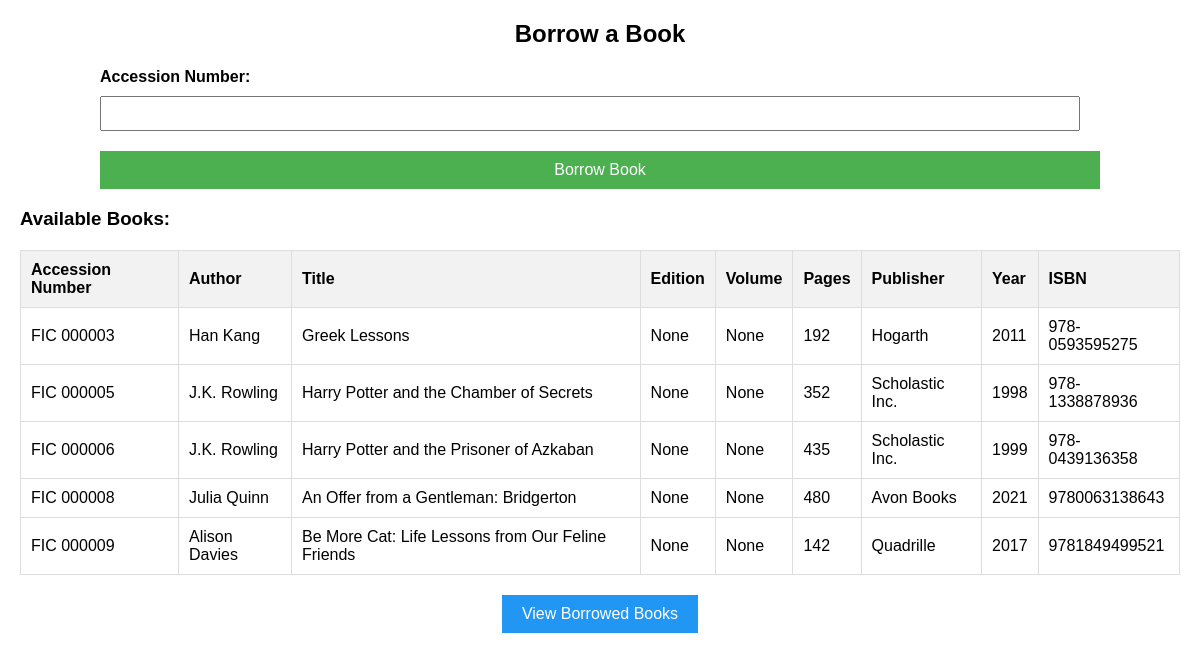
The page / on the database its author committed.
### libapp/models.py (models this page shows, shortened)
class Book(models.Model):
    ACCESSION_NUMBER_CHOICES = [
        ('borrowed', 'Borrowed'),
        ('available', 'Available'),
        ('returned', 'Returned'),
    ]
    accession_number = models.CharField(max_length=20, unique=True)
    author = models.CharField(max_length=100)
    title = models.CharField(max_length=200)
    edition = models.CharField(max_length=100, null=True, blank=True)
    volume = models.IntegerField(null=True, blank=True)
    pages = models.IntegerField(null=True, blank=True)
    publisher = models.CharField(max_length=100)
    year = models.IntegerField()
    isbn = models.CharField(max_length=20, unique=True)
    date_borrowed = models.DateTimeField(null=True, blank=True)
    days_remaining = models.IntegerField(default=5)
    status = models.CharField(max_length=10, choices=ACCESSION_NUMBER_CHOICES, default='available')

### libapp/views.py (the view, shortened to what this page needs)
# urls.py: path('', views.borrow_book, name='borrow book'),
def borrow_book(request):
    available_books = Book.objects.filter(status='available')
    return render(request, 'libapp/borrow_book.html', {'available_books': available_books})

### libapp/templates/libapp/borrow_book.html (shortened to what this page needs)
<!DOCTYPE html>
<html lang="en">
<head>
</head>
<body>
<div class="form-container">
    <h2>Borrow a Book</h2>
    <form method="post">
        <div class="form-group">
            <label for="accession_number">Accession Number:</label>
            <input type="text" id="accession_number" name="accession_number" required>
        </div>
        <button type="submit" class="btn">Borrow Book</button>
    </form>
</div>
<div>
    {% if available_books %}
        <h3>Available Books:</h3>
        <table>
            <thead>
                <tr>
                    <th>Accession Number</th>
                    <th>Author</th>
                    <th>Title</th>
                    <th>Edition</th>
                    <th>Volume</th>
                    <th>Pages</th>
                    <th>Publisher</th>
                    <th>Year</th>
                    <th>ISBN</th>
                </tr>
            </thead>
            <tbody>
                {% for book in available_books %}
                    <tr>
                        <td>{{book.accession_number}}</td>
                        <td>{{ book.author }}</td>
                        <td>{{ book.title }}</td>
                        <td>{{ book.edition }}</td>
                        <td>{{ book.volume }}</td>
                        <td>{{ book.pages }}</td>
                        <td>{{ book.publisher }}</td>
                        <td>{{ book.year }}</td>
                        <td>{{ book.isbn }}</td>
                    </tr>
                {% endfor %}
            </tbody>
        </table>
    {% else %}
        <p>No books available at the moment.</p>
    {% endif %}
</div>
<div align="center">
    <a href="{% url 'view books' %}" class="back-btn">View Borrowed Books</a>
</div>
</body>
</html>

### libapp/templates/libapp/borrow_book.html (style rules this page uses)
body { font-family: Arial, sans-serif; margin: 20px; }
.form-container { max-width: 1000px; margin: auto; }
.form-container h2 { text-align: center; }
.form-group { margin-bottom: 15px; }
label { display: block; font-weight: bold; margin-bottom: 5px; }
input[type="text"], input[type="number"] { width: calc(100% - 20px); padding: 8px; margin: 5px 0; box-sizing: border-box; }
.btn { display: block; width: 100%; padding: 10px; background-color: #4CAF50; color: white; border: none; cursor: pointer; font-size: 16px; }
table { width: 100%; border-collapse: collapse; margin-top: 20px; }
th, td { padding: 10px; text-align: left; border: 1px solid #ddd; }
th { background-color: #f2f2f2; }
.back-btn { display: inline-block; padding: 10px 20px; background-color: #2196F3; color: white; border: none; cursor: pointer; font-size: 16px; text-decoration: none; text-align: center; margin-top: 20px; }

### rows shown on the page
Book: accession_number "FIC 000003", author "Han Kang", title "Greek Lessons", edition "None", volume "None", pages "192", publisher "Hogarth", year "2011", isbn "978-0593595275"
Book: accession_number "FIC 000005", author "J.K. Rowling", title "Harry Potter and the Chamber of Secrets", edition "None", volume "None", pages "352", publisher "Scholastic Inc.", year "1998", isbn "978-1338878936"
Book: accession_number "FIC 000006", author "J.K. Rowling", title "Harry Potter and the Prisoner of Azkaban", edition "None", volume "None", pages "435", publisher "Scholastic Inc.", year "1999", isbn "978-0439136358"
Book: accession_number "FIC 000008", author "Julia Quinn", title "An Offer from a Gentleman: Bridgerton", edition "None", volume "None", pages "480", publisher "Avon Books", year "2021", isbn "9780063138643"
Book: accession_number "FIC 000009", author "Alison Davies", title "Be More Cat: Life Lessons from Our Feline Friends", edition "None", volume "None", pages "142", publisher "Quadrille", year "2017", isbn "9781849499521"
